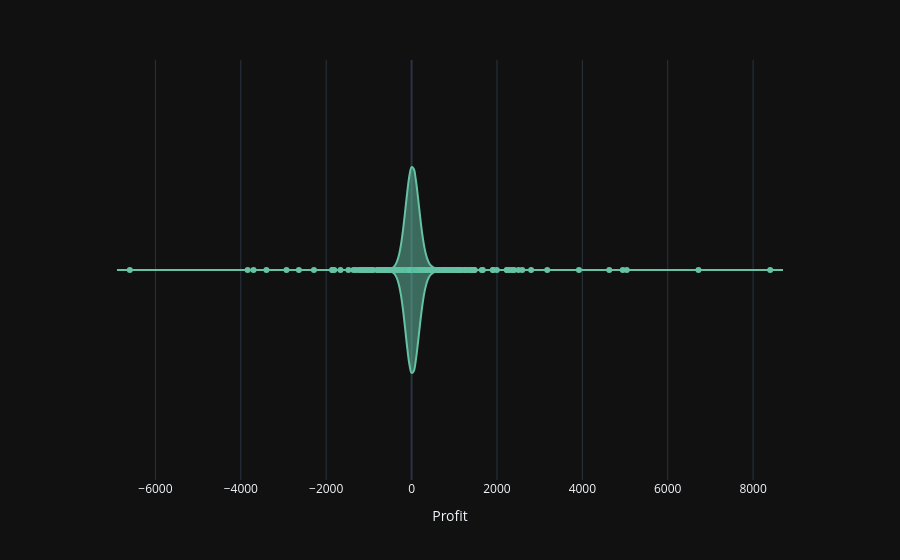

The cell this chart's notebook holds for it:
### Markdown cell above
# EDA

### Code cell
iplot(px.violin(data_frame=data,x="Profit"))

### Figure 1 — Plotly figure (JSON) as saved in the notebook; plotly's stock layout.template omitted (floating-point values rounded to 4 significant figures; data arrays with more than 128 entries replaced by an {"elided": "..."} marker saying what was removed)
{"data": [{"alignmentgroup": "True", "box": {"visible": false}, "hovertemplate": "Profit=%{x}<extra></extra>", "legendgroup": "", "marker": {"color": "rgb(102,194,165)"}, "name": "", "offsetgroup": "", "orientation": "h", "scalegroup": "True", "showlegend": false, "type": "violin", "x": {"elided": "9978 float values"}, "x0": " ", "xaxis": "x", "y0": " ", "yaxis": "y"}], "layout": {"legend": {"tracegroupgap": 0}, "margin": {"t": 60}, "violinmode": "group", "xaxis": {"anchor": "y", "domain": [0, 1], "title": {"text": "Profit"}}, "yaxis": {"anchor": "x", "domain": [0, 1]}}}
